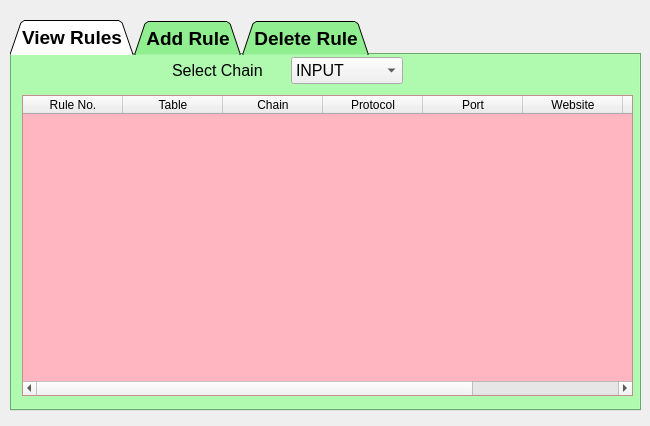
<?xml version="1.0" encoding="UTF-8"?>
<ui version="4.0">
 <class>Dialog</class>
 <widget class="QDialog" name="Dialog">
  <property name="geometry">
   <rect>
    <x>0</x>
    <y>0</y>
    <width>650</width>
    <height>426</height>
   </rect>
  </property>
  <property name="windowTitle">
   <string>Dialog</string>
  </property>
  <widget class="QTabWidget" name="tabWidget_rules">
   <property name="geometry">
    <rect>
     <x>10</x>
     <y>20</y>
     <width>631</width>
     <height>391</height>
    </rect>
   </property>
   <property name="sizePolicy">
    <sizepolicy hsizetype="Expanding" vsizetype="Expanding">
     <horstretch>0</horstretch>
     <verstretch>20</verstretch>
    </sizepolicy>
   </property>
   <property name="font">
    <font>
     <pointsize>14</pointsize>
     <bold>true</bold>
    </font>
   </property>
   <property name="styleSheet">
    <string notr="true">QTabWidget{
	background-color:rgb(144, 238, 144)
}</string>
   </property>
   <property name="tabPosition">
    <enum>QTabWidget::North</enum>
   </property>
   <property name="tabShape">
    <enum>QTabWidget::Triangular</enum>
   </property>
   <property name="currentIndex">
    <number>0</number>
   </property>
   <widget class="QWidget" name="tab_view_rules">
    <attribute name="title">
     <string>View Rules</string>
    </attribute>
    <widget class="QTableWidget" name="tableWidget_view_rules">
     <property name="geometry">
      <rect>
       <x>10</x>
       <y>40</y>
       <width>611</width>
       <height>301</height>
      </rect>
     </property>
     <property name="font">
      <font>
       <pointsize>12</pointsize>
       <bold>false</bold>
      </font>
     </property>
     <property name="cursor" stdset="0">
      <cursorShape>PointingHandCursor</cursorShape>
     </property>
     <property name="styleSheet">
      <string notr="true">QTableWidget{
	background-color:rgb(255, 182, 193)

}</string>
     </property>
     <column>
      <property name="text">
       <string>Rule No.</string>
      </property>
     </column>
     <column>
      <property name="text">
       <string>Table</string>
      </property>
     </column>
     <column>
      <property name="text">
       <string>Chain</string>
      </property>
     </column>
     <column>
      <property name="text">
       <string>Protocol</string>
      </property>
     </column>
     <column>
      <property name="text">
       <string>Port</string>
      </property>
     </column>
     <column>
      <property name="text">
       <string>Website</string>
      </property>
     </column>
     <column>
      <property name="text">
       <string>IP Adress</string>
      </property>
     </column>
     <column>
      <property name="text">
       <string>Action</string>
      </property>
     </column>
    </widget>
    <widget class="QWidget" name="">
     <property name="geometry">
      <rect>
       <x>160</x>
       <y>0</y>
       <width>231</width>
       <height>31</height>
      </rect>
     </property>
     <layout class="QHBoxLayout" name="horizontalLayout_8">
      <item>
       <widget class="QLabel" name="label_select_chain_view_rule">
        <property name="font">
         <font>
          <pointsize>12</pointsize>
         </font>
        </property>
        <property name="text">
         <string>Select Chain</string>
        </property>
       </widget>
      </item>
      <item>
       <widget class="QComboBox" name="comboBox_view_rule_chain">
        <property name="font">
         <font>
          <pointsize>12</pointsize>
         </font>
        </property>
        <item>
         <property name="text">
          <string>INPUT</string>
         </property>
        </item>
        <item>
         <property name="text">
          <string>OUTPUT</string>
         </property>
        </item>
        <item>
         <property name="text">
          <string>FORWARD</string>
         </property>
        </item>
       </widget>
      </item>
     </layout>
    </widget>
   </widget>
   <widget class="QWidget" name="tab_add_rule">
    <attribute name="title">
     <string>Add Rule</string>
    </attribute>
    <widget class="QWidget" name="layoutWidget">
     <property name="geometry">
      <rect>
       <x>290</x>
       <y>20</y>
       <width>320</width>
       <height>34</height>
      </rect>
     </property>
     <layout class="QHBoxLayout" name="horizontalLayout">
      <item>
       <widget class="QLabel" name="label_3">
        <property name="text">
         <string>Ip Address</string>
        </property>
       </widget>
      </item>
      <item>
       <widget class="QLineEdit" name="lineEdit_ipaddress">
        <property name="placeholderText">
         <string>Enter ip address</string>
        </property>
       </widget>
      </item>
     </layout>
    </widget>
    <widget class="QWidget" name="layoutWidget">
     <property name="geometry">
      <rect>
       <x>290</x>
       <y>80</y>
       <width>171</width>
       <height>34</height>
      </rect>
     </property>
     <layout class="QHBoxLayout" name="horizontalLayout_2">
      <item>
       <widget class="QLabel" name="label_4">
        <property name="text">
         <string>Port #</string>
        </property>
       </widget>
      </item>
      <item>
       <widget class="QLineEdit" name="lineEdit_port">
        <property name="placeholderText">
         <string>Enter Port Number</string>
        </property>
       </widget>
      </item>
     </layout>
    </widget>
    <widget class="QWidget" name="layoutWidget">
     <property name="geometry">
      <rect>
       <x>290</x>
       <y>130</y>
       <width>231</width>
       <height>34</height>
      </rect>
     </property>
     <layout class="QHBoxLayout" name="horizontalLayout_3">
      <item>
       <widget class="QLabel" name="label_6">
        <property name="text">
         <string>Action</string>
        </property>
       </widget>
      </item>
      <item>
       <widget class="QComboBox" name="comboBox_action_type">
        <item>
         <property name="text">
          <string>ACCEPT</string>
         </property>
        </item>
        <item>
         <property name="text">
          <string>DROP</string>
         </property>
        </item>
       </widget>
      </item>
     </layout>
    </widget>
    <widget class="QWidget" name="layoutWidget">
     <property name="geometry">
      <rect>
       <x>10</x>
       <y>190</y>
       <width>591</width>
       <height>151</height>
      </rect>
     </property>
     <layout class="QVBoxLayout" name="verticalLayout_4">
      <item>
       <layout class="QVBoxLayout" name="verticalLayout_3">
        <item>
         <layout class="QHBoxLayout" name="horizontalLayout_4">
          <item>
           <widget class="QLabel" name="label_7">
            <property name="text">
             <string>Website Adress</string>
            </property>
           </widget>
          </item>
          <item>
           <widget class="QLineEdit" name="lineEdit_webAddress">
            <property name="font">
             <font>
              <pointsize>12</pointsize>
              <bold>true</bold>
             </font>
            </property>
            <property name="placeholderText">
             <string>Enter website address </string>
            </property>
           </widget>
          </item>
         </layout>
        </item>
        <item>
         <widget class="QPushButton" name="pushButton_add_rule">
          <property name="enabled">
           <bool>true</bool>
          </property>
          <property name="sizePolicy">
           <sizepolicy hsizetype="Preferred" vsizetype="Fixed">
            <horstretch>0</horstretch>
            <verstretch>0</verstretch>
           </sizepolicy>
          </property>
          <property name="maximumSize">
           <size>
            <width>145</width>
            <height>16777215</height>
           </size>
          </property>
          <property name="cursor">
           <cursorShape>PointingHandCursor</cursorShape>
          </property>
          <property name="styleSheet">
           <string notr="true">QPushButton{
	background-color:rgb(218, 218, 218)
	
}</string>
          </property>
          <property name="text">
           <string>Add Rule</string>
          </property>
          <property name="autoDefault">
           <bool>false</bool>
          </property>
          <property name="default">
           <bool>true</bool>
          </property>
         </widget>
        </item>
       </layout>
      </item>
      <item>
       <widget class="QLabel" name="label_add_rule_msg">
        <property name="font">
         <font>
          <pointsize>12</pointsize>
          <bold>true</bold>
         </font>
        </property>
        <property name="text">
         <string>Message:</string>
        </property>
       </widget>
      </item>
     </layout>
    </widget>
    <widget class="QWidget" name="">
     <property name="geometry">
      <rect>
       <x>20</x>
       <y>70</y>
       <width>211</width>
       <height>31</height>
      </rect>
     </property>
     <layout class="QHBoxLayout" name="horizontalLayout_6">
      <item>
       <widget class="QLabel" name="label_2">
        <property name="text">
         <string>Select Chain</string>
        </property>
       </widget>
      </item>
      <item>
       <widget class="QComboBox" name="comboBox_chain">
        <item>
         <property name="text">
          <string>INPUT</string>
         </property>
        </item>
        <item>
         <property name="text">
          <string>OUTPUT</string>
         </property>
        </item>
        <item>
         <property name="text">
          <string>FORWARD</string>
         </property>
        </item>
        <item>
         <property name="text">
          <string>PREROUTE</string>
         </property>
        </item>
        <item>
         <property name="text">
          <string>POSTROUTE</string>
         </property>
        </item>
       </widget>
      </item>
     </layout>
    </widget>
    <widget class="QWidget" name="">
     <property name="geometry">
      <rect>
       <x>20</x>
       <y>13</y>
       <width>211</width>
       <height>31</height>
      </rect>
     </property>
     <layout class="QHBoxLayout" name="horizontalLayout_5">
      <item>
       <widget class="QLabel" name="label">
        <property name="text">
         <string>Select Table</string>
        </property>
       </widget>
      </item>
      <item>
       <widget class="QComboBox" name="comboBox_table">
        <item>
         <property name="text">
          <string>FILTER</string>
         </property>
        </item>
        <item>
         <property name="text">
          <string>NAT</string>
         </property>
        </item>
        <item>
         <property name="text">
          <string>MANGLE</string>
         </property>
        </item>
        <item>
         <property name="text">
          <string>RAW</string>
         </property>
        </item>
       </widget>
      </item>
     </layout>
    </widget>
    <widget class="QWidget" name="">
     <property name="geometry">
      <rect>
       <x>20</x>
       <y>130</y>
       <width>211</width>
       <height>31</height>
      </rect>
     </property>
     <layout class="QHBoxLayout" name="horizontalLayout_7">
      <item>
       <widget class="QLabel" name="label_5">
        <property name="text">
         <string>Traffic Type</string>
        </property>
       </widget>
      </item>
      <item>
       <widget class="QComboBox" name="comboBox_traffic_type">
        <item>
         <property name="text">
          <string>TCP</string>
         </property>
        </item>
        <item>
         <property name="text">
          <string>ICMP</string>
         </property>
        </item>
        <item>
         <property name="text">
          <string>UDP</string>
         </property>
        </item>
       </widget>
      </item>
     </layout>
    </widget>
   </widget>
   <widget class="QWidget" name="tab_delete_rule">
    <attribute name="title">
     <string>Delete Rule</string>
    </attribute>
    <widget class="QLabel" name="label_delete_rule_msg">
     <property name="geometry">
      <rect>
       <x>30</x>
       <y>270</y>
       <width>511</width>
       <height>31</height>
      </rect>
     </property>
     <property name="font">
      <font>
       <pointsize>12</pointsize>
      </font>
     </property>
     <property name="text">
      <string>Message:</string>
     </property>
    </widget>
    <widget class="QWidget" name="">
     <property name="geometry">
      <rect>
       <x>160</x>
       <y>40</y>
       <width>311</width>
       <height>211</height>
      </rect>
     </property>
     <layout class="QVBoxLayout" name="verticalLayout">
      <item>
       <layout class="QHBoxLayout" name="horizontalLayout_9">
        <item>
         <widget class="QLabel" name="label_9">
          <property name="font">
           <font>
            <pointsize>14</pointsize>
           </font>
          </property>
          <property name="text">
           <string>Select Chain</string>
          </property>
         </widget>
        </item>
        <item>
         <widget class="QComboBox" name="comboBox_delete_rule_chain">
          <property name="font">
           <font>
            <pointsize>12</pointsize>
           </font>
          </property>
          <item>
           <property name="text">
            <string>INPUT</string>
           </property>
          </item>
          <item>
           <property name="text">
            <string>OUTPUT</string>
           </property>
          </item>
          <item>
           <property name="text">
            <string>FORWARD</string>
           </property>
          </item>
         </widget>
        </item>
       </layout>
      </item>
      <item>
       <layout class="QHBoxLayout" name="horizontalLayout_10">
        <item>
         <widget class="QLabel" name="label_enter_rule_number">
          <property name="font">
           <font>
            <pointsize>14</pointsize>
           </font>
          </property>
          <property name="text">
           <string>Enter Rule Number</string>
          </property>
         </widget>
        </item>
        <item>
         <widget class="QLineEdit" name="lineEdit_del_rule_no">
          <property name="maximumSize">
           <size>
            <width>80</width>
            <height>40</height>
           </size>
          </property>
          <property name="font">
           <font>
            <pointsize>14</pointsize>
           </font>
          </property>
          <property name="placeholderText">
           <string>47</string>
          </property>
         </widget>
        </item>
       </layout>
      </item>
      <item>
       <widget class="QPushButton" name="pushButton_delete_rule">
        <property name="font">
         <font>
          <pointsize>12</pointsize>
         </font>
        </property>
        <property name="styleSheet">
         <string notr="true">QPushButton{
	background-color:rgb(250,0,0)

}</string>
        </property>
        <property name="text">
         <string>Delete Rule</string>
        </property>
       </widget>
      </item>
     </layout>
    </widget>
   </widget>
  </widget>
 </widget>
 <resources/>
 <connections/>
</ui>
